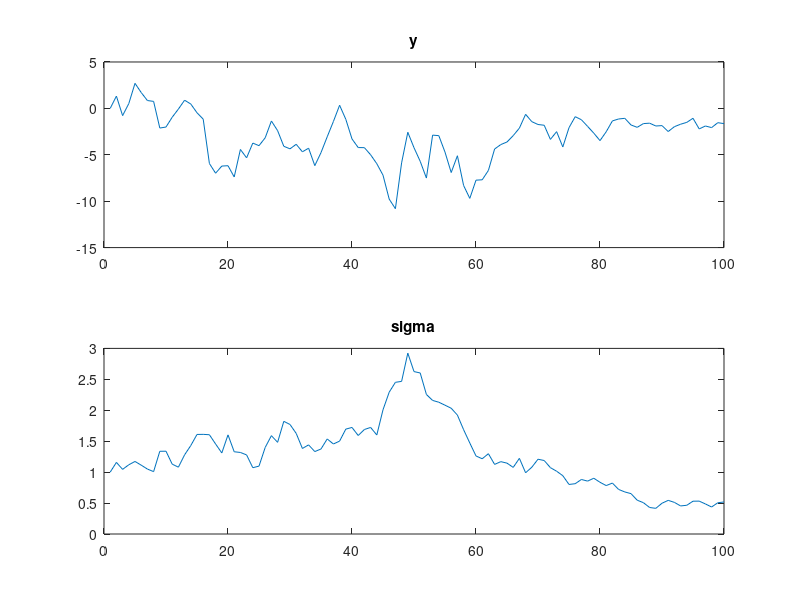

Reproduce this figure in MATLAB. (Note: this script raises an error after producing the figure.)
%% Program flow
%% Reset the workspace
% Start with a clear workspace
%%
clear all
close all
clc
rng('default')
%% For loop sum
% To compute a sum in a loop, it is necessary to have a value to hold the sum. 
% Normally |sum| would be directly called on an array to avoid the loop.
%%
N = 10;
tot = 0;
for i=1:N
    tot = tot + i;
end
disp('Direct')
disp(sum(1:N))
disp('Loop')
disp(tot)
%% Compound return
% Compound return computation is similar to sums only the initial value is 1.0. 
% Here we want to save all value
%%
cr = zeros(10,1);
tot = 1;
for i = 1:10
    tot = tot * 1.063;
    cr(i) = tot;
end
disp(cr)
%% Simulated random walk
% Here |randn| is used to generate normals and then a loop is used to construct 
% the random walk using the index of the current observation and the previous 
% one
%%
e = randn(100,1);
y = zeros(100,1);
y(1) = e(1);
for i=2:100
    y(i) = y(i-1) + e(i);
end
%% Simpler random walk (no loop)
% To simulate a random walk it isn't strictly necessary to use a loop since 
% |cumsum| - cumulative sum - can be used to compute the same result without a 
% loop.
%%
easy = cumsum(e);
disp([y(end), easy(end)])
%% Random walk with stochastic volatility
% The is just a more complex simulation that could not easily be implemented 
% without a loop.
%%
u = randn(250,1);
e = randn(250,1);
sigma = ones(100,1);
lnsigma = log(sigma);
y = zeros(100,1);

for i=2:100
    lnsigma(i) = 0.99 * lnsigma(i-1) + 0.1 * u(i);
    sigma(i) = exp(lnsigma(i));
    y(i) = y(i-1) + sigma(i) * e(i);
end
subplot(2,1,1)
plot(y)
title('y')
subplot(2,1,2)
plot(sigma)
title('sigma')
%% Nested Loops
% Loops can be nested to iterate across multiple dimensions of an array.
%%
load momentum
momentum = [mom_01 mom_02 mom_03 mom_04 mom_05 mom_06 mom_07 mom_08 mom_09 mom_10];
legend_text = cell(10,1);
cr=zeros(size(momentum));
gr = 1 + momentum;
for i=1:10
    cr(1,i) = 1+momentum(1,i);
    legend_text{i} = ['mom_{' num2str(i) '}'];
    for t=2:size(momentum,1)
        cr(t,i)=cr(t-1,i)*gr(t,i);
    end
end
% New figure window
figure()
plot(cr)
legend(legend_text)

% Direct way using cumprod
cr2 = cumprod(gr);
% Difference
max(max(abs(cr-cr2)))
%% Many random walks
% Here we use a nested loop to simulate many random walks, although the command 
% |cumsum| can be used to do the same here as well. 
%%
e = randn(1000,10);
rw = zeros(size(e));
for i=1:10
    rw(1,i) = e(1,i);
    for t=2:1000
        rw(t,i) = rw(t-1,i) + e(t,i);
    end
end
rw2 = cumsum(e);
%% 
% 
%% Detecting Runs
% Here we will detect the runs.  The description of the problem is 
% 
% * Start at t=1 and define |run(1) = 1|
% 
% * For i in 2,...,T, define |run(i) = run(i-1) + 1| if  the sign of `r(i)` 
% and the sign of `r(i-1)` are equal  else 1.
%%
load momentum
T = length(mom_01);
runs = zeros(T,1);
runs(1) = 1;
for i = 2:T
    if sign(mom_01(i)) == sign(mom_01(i-1))
        runs(i) = runs(i-1)+1;
    else
        runs(i) = 1;
    end
end
plot(runs)
title('Momentum 1')
max(runs)
locs = find(runs==max(runs))
locs
for loc=locs'
    disp('Run ending')
    disp(loc)
    disp('Sign')
    disp(sign(mom_01(loc)))
end
disp('Number 5 days or more')
sum(runs >= 5)

% Momentum 10
for i = 2:T
    if sign(mom_10(i)) == sign(mom_10(i-1))
        runs(i) = runs(i-1)+1;
    else
        runs(i) = 1;
    end
end
plot(runs)
title('Momentum 10')
max(runs)
loc = find(runs==max(runs))
disp('Run ending')
disp(loc)
disp('Sign')
disp(sign(mom_01(loc)))